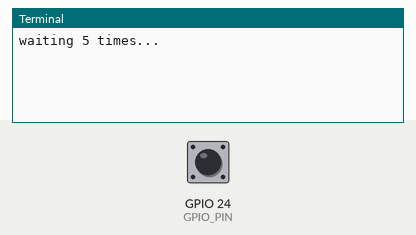
Simulated run of this program. Board: Raspberry Pi (BCM pin numbers). Parts: the last lines printed to the terminal. The inputs (shaded band) are chosen by the test bench; at power-on: GPIO 24 (GPIO_PIN) LOW. At 3.8 s the program stops and its outputs stay as they are.

Above: at 1.2 s.
1.3 s: GPIO 24 (GPIO_PIN) driven HIGH
At 2.1 s:
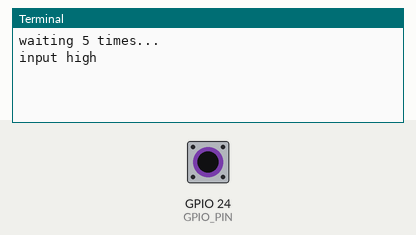
2.8 s: GPIO 24 (GPIO_PIN) pulsed LOW 5 times (0.12 s each, 0.3 s apart)
At 4.7 s:
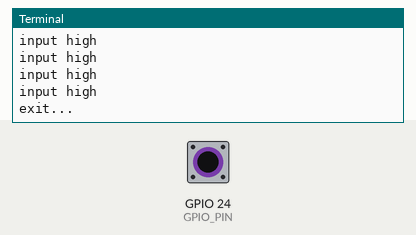

The program:

GPIOCheckPinState2.py
```python
try:
        import RPi.GPIO as GPIO
        import time
except RuntimeError:
                print('import some package error!')

GPIO_PIN=24
count=5

GPIO.setmode(GPIO.BCM)
GPIO.setwarnings(False)
GPIO.setup(GPIO_PIN,GPIO.IN)

print('waiting 5 times...')

while count>0:
        GPIO.wait_for_edge(GPIO_PIN,GPIO.RISING)
        count=count-1
        print('input high')


print('exit...')
GPIO.cleanup()
```

Measured:
- after the input at 1.3 s, the terminal: prints a new line at once (image 1)
- after the input at 2.8 s, the terminal: prints a new line after 1.0 s (image 2)
